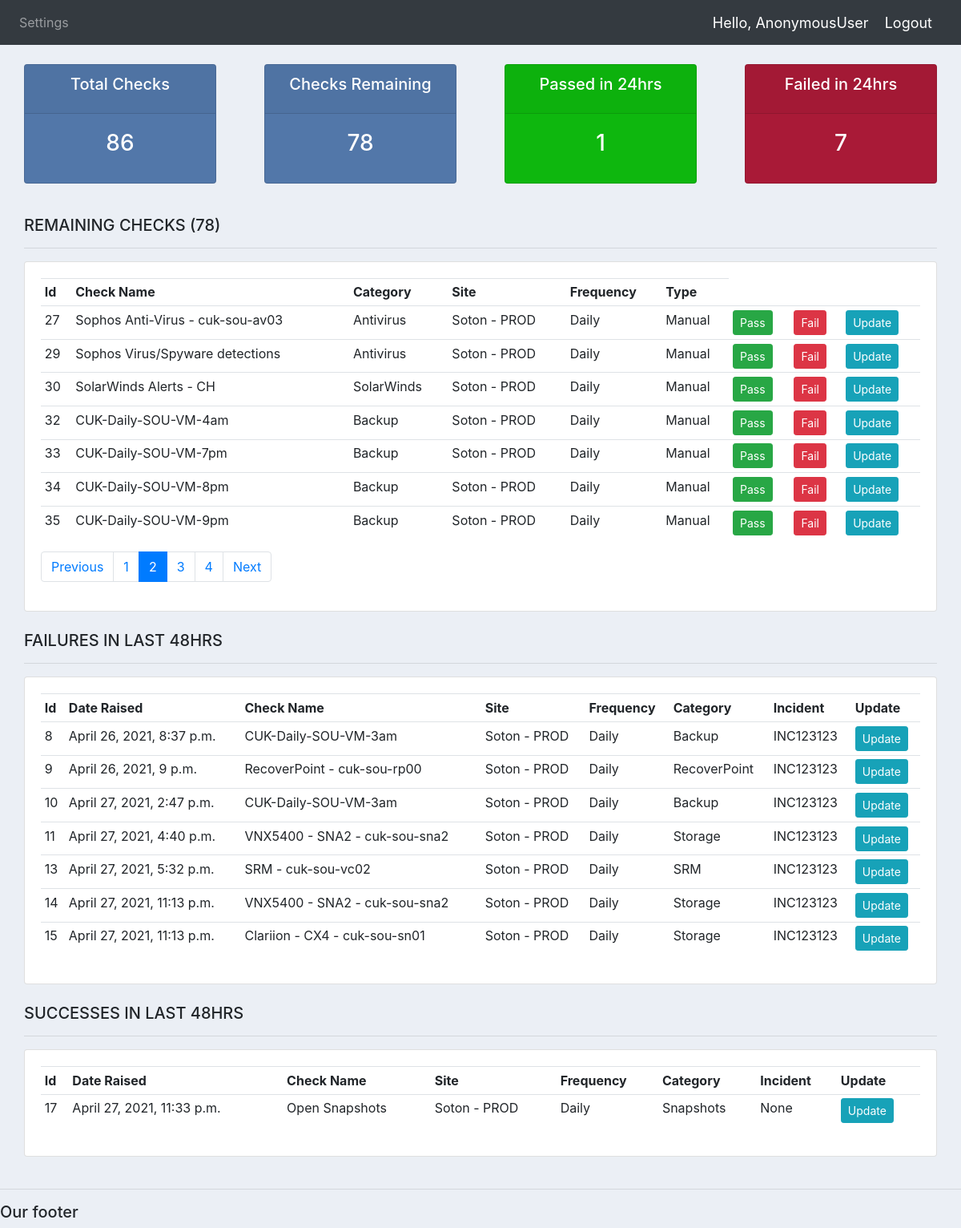
Screenshot of /?page=2 with the database file from the repository.
### main/models.py (models this page shows, shortened)
class Check(models.Model):
    FREQUENCY = (
        ('Daily', 'Daily'),
        ('Weekly', 'Weekly'),
        ('Monthly', 'Monthly'),
    )
    AUTO = (
        ('Manual', 'Manual'),
        ('Email', 'Email'),
        ('Automated', 'Automated'),
    )
    name = models.CharField(max_length=200, null=True)
    check_frequency = models.CharField(max_length=200, null=True, choices=FREQUENCY, default='Daily')
    check_automation = models.CharField(max_length=200, null=True, choices=AUTO, default='Manual')
    category_id = models.ForeignKey(Category, null=True, on_delete=models.SET_NULL)
    site_id = models.ForeignKey(Site, null=True, on_delete=models.SET_NULL)
    team_id = models.ForeignKey(Team, null=True, on_delete=models.SET_NULL)
    tag_id = models.ManyToManyField(Tag)
    def __str__(self):
        return self.name

class Category(models.Model):
    name = models.CharField(max_length=200, null=True)
    def __str__(self):
        return self.name

class Site(models.Model):
    name = models.CharField(max_length=200, null=True)
    def __str__(self):
        return self.name

class Result(models.Model):
    RESULTSTATE = (
        ('Passed', 'Passed'),
        ('Failed', 'Failed'),
    )
    check_id = models.ForeignKey(Check, null=True, on_delete=models.SET_NULL)
    incident_id = models.ForeignKey(Incident, null=True, on_delete=models.SET_NULL)
    category_id = models.ForeignKey(Category, null=True, on_delete=models.SET_NULL)
    site_id = models.ForeignKey(Site, null=True, on_delete=models.SET_NULL)
    status = models.CharField(max_length=200, null=True, choices=RESULTSTATE)
    notes = models.CharField(max_length=500, null=True, default='null')
    date_time = models.DateTimeField(auto_now_add=True, null=True)

class Incident(models.Model):
    name = models.CharField(max_length=200, null=True, default='null')
    def __str__(self):
        return self.name

### main/views.py (the view)
# urls.py: 2. Add a URL to urlpatterns:  path('', views.home, name='home')
def home(request):
    checklist = Check.objects.all()
    total_checks = checklist.count()
    resultlist = Result.objects.all()
    totalfails = Result.objects.filter(status='Failed')
    totalfailscount = totalfails.count()
    totalpass = Result.objects.filter(status='Passed')
    totalpasscount = totalpass.count()
    remaining = Check.objects.exclude(result__status='Passed').exclude(result__status='Failed').order_by('site_id')
    remaining_list = remaining
    paginator = Paginator(remaining_list, 7)
    page_number = request.GET.get('page', 1)
    page = paginator.get_page(page_number)
    if page.has_next():
        next_url = f'?page={page.next_page_number()}'
    else:
        next_url = ''
    if page.has_previous():
        prev_url = f'?page={page.previous_page_number()}'
    else:
        prev_url = ''
    checks_remain_count = total_checks - (Check.objects.filter(result__status='Passed').count() + Check.objects.filter(
        result__status='Failed').count())
    category = Category.objects.all()
    context = {'total_checks': total_checks, 'checklist': checklist, 'resultlist': resultlist, 'totalpass': totalpass,
               'totalfails': totalfails,
               'totalfailscount': totalfailscount, 'totalpasscount': totalpasscount, 'category': category,
               'remaining': remaining, 'checks_remain_count': checks_remain_count, 'page': page,
               'next_page_url': next_url, 'prev_page_url': prev_url}
    return render(request, 'main/dashboard.html', context)

### main/templates/main/dashboard.html (shortened to what this page needs)
{%  extends 'main/main.html' %}
{% block content %}
{%  include 'main/status.html' %}
<br>
<div class="col-md-12">
<h5>REMAINING CHECKS ({{checks_remain_count}})</h5>
<hr>
    <div class="card card-body">
        <table class="table table-sm">
            <tr>
                <th>Id</th>
                <th>Check Name</th>
                <th>Category</th>
                <th>Site</th>
                <th>Frequency</th>
                <th>Type</th>
            </tr>
        {% for result in page.object_list %}
            <tr>
                <td>{{result.id}}</td>
                <td>{{result.name}}</td>
                <td>{{result.category_id}}</td>
                <td>{{result.site_id}}</td>
                <td>{{result.check_frequency}}</td>
                <td>{{result.check_automation}}</td>
                <td><a class="btn btn-sm btn-success" href="{% url 'result_create' %}">Pass</a></td>
                <td><a class="btn btn-sm btn-danger" href="{% url 'result_create' %}">Fail</a></td>
                <td><a class="btn btn-sm btn-info" href="{% url 'result_create' %}">Update</a></td>
            </tr>
        {% endfor %}
        </table>
        <nav aria-label="...">
            <ul class="pagination">
                <li class="page-item {% if not prev_page_url %} disabled {% endif %}">
                    <a class="page-link" href="{{ prev_page_url }}" tabindex="-1" aria-disabled="true">Previous</a>
                </li>
                {% for n in page.paginator.page_range %}
                        {% if page.number == n %}
                            <li class="page-item active">
                            <a class="page-link" href="?page={{ n }}">{{ n }}</a>
                        </li>
                        {% elif n > page.number|add:-3 and n < page.number|add:3 %}
                        <li class="page-item">
                            <a class="page-link" href="?page={{ n }}">{{ n }}</a>
                            </li>
                        {% endif %}
                {% endfor %}
                <li class="page-item {% if not next_page_url %} disabled {% endif %}">
                    <a class="page-link" href="{{ next_page_url }}">Next</a>
                </li>
            </ul>
        </nav>
    </div>
</div>
<br>
<div class="col-md-12">
<h5>FAILURES IN LAST 48HRS</h5>
<hr>
    <div class="card card-body">
        <table class="table table-sm">
            <tr>
                <th>Id</th>
                <th>Date Raised</th>
                <th>Check Name</th>
                <th>Site</th>
                <th>Frequency</th>
                <th>Category</th>
                <th>Incident</th>
                <th>Update</th>
            </tr>
        {% for result in totalfails %}
            <tr>
                <td>{{result.id}}</td>
                <td>{{result.date_time}}</td>
                <td>{{result.check_id}}</td>
                <td>{{result.check_id.site_id}}</td>
                <td>{{result.check_id.check_frequency}}</td>
                <td>{{result.check_id.category_id}}</td>
                <td>{{result.incident_id}}</td>
                <td><a class="btn btn-sm btn-info" href="{% url 'result_update' result.id %}">Update</a></td>
            </tr>
        {% endfor %}
        </table>
    </div>
</div>
    <br>
<div class="col-md-12">
<h5>SUCCESSES IN LAST 48HRS</h5>
<hr>
    <div class="card card-body">
        <table class="table table-sm">
            <tr>
                <th>Id</th>
                <th>Date Raised</th>
                <th>Check Name</th>
                <th>Site</th>
                <th>Frequency</th>
                <th>Category</th>
                <th>Incident</th>
                <th>Update</th>
            </tr>
        {% for result in totalpass %}
            <tr>
                <td>{{result.id}}</td>
                <td>{{result.date_time}}</td>
                <td>{{result.check_id}}</td>
                <td>{{result.check_id.site_id}}</td>
                <td>{{result.check_id.check_frequency}}</td>
                <td>{{result.check_id.category_id}}</td>
                <td>{{result.incident_id}}</td>
                <td><a class="btn btn-sm btn-info" href="{% url 'result_update' result.id %}">Update</a></td>
            </tr>
        {% endfor %}
        </table>
    </div>
</div>
<br>
{% endblock %}

### static/css/main.css (style rules this page uses)
body { background-color: #ebeff5; }

### rows the page displays
Check: id "27", name "Sophos Anti-Virus - cuk-sou-av03", category_id "Antivirus", site_id "Soton - PROD", check_frequency "Daily", check_automation "Manual"
Check: id "29", name "Sophos Virus/Spyware detections", category_id "Antivirus", site_id "Soton - PROD", check_frequency "Daily", check_automation "Manual"
Check: id "30", name "SolarWinds Alerts - CH", category_id "SolarWinds", site_id "Soton - PROD", check_frequency "Daily", check_automation "Manual"
Check: id "32", name "CUK-Daily-SOU-VM-4am", category_id "Backup", site_id "Soton - PROD", check_frequency "Daily", check_automation "Manual"
Check: id "33", name "CUK-Daily-SOU-VM-7pm", category_id "Backup", site_id "Soton - PROD", check_frequency "Daily", check_automation "Manual"
Check: id "34", name "CUK-Daily-SOU-VM-8pm", category_id "Backup", site_id "Soton - PROD", check_frequency "Daily", check_automation "Manual"
Check: id "35", name "CUK-Daily-SOU-VM-9pm", category_id "Backup", site_id "Soton - PROD", check_frequency "Daily", check_automation "Manual"
Result: id "8", date_time "April 26, 2021, 8:37 p.m.", check_id "CUK-Daily-SOU-VM-3am", check_id.site_id "Soton - PROD", check_id.check_frequency "Daily", check_id.category_id "Backup", incident_id "INC123123"
Result: id "9", date_time "April 26, 2021, 9 p.m.", check_id "RecoverPoint - cuk-sou-rp00", check_id.site_id "Soton - PROD", check_id.check_frequency "Daily", check_id.category_id "RecoverPoint", incident_id "INC123123"
Result: id "10", date_time "April 27, 2021, 2:47 p.m.", check_id "CUK-Daily-SOU-VM-3am", check_id.site_id "Soton - PROD", check_id.check_frequency "Daily", check_id.category_id "Backup", incident_id "INC123123"
Result: id "11", date_time "April 27, 2021, 4:40 p.m.", check_id "VNX5400 - SNA2 - cuk-sou-sna2", check_id.site_id "Soton - PROD", check_id.check_frequency "Daily", check_id.category_id "Storage", incident_id "INC123123"
Result: id "13", date_time "April 27, 2021, 5:32 p.m.", check_id "SRM - cuk-sou-vc02", check_id.site_id "Soton - PROD", check_id.check_frequency "Daily", check_id.category_id "SRM", incident_id "INC123123"
Result: id "14", date_time "April 27, 2021, 11:13 p.m.", check_id "VNX5400 - SNA2 - cuk-sou-sna2", check_id.site_id "Soton - PROD", check_id.check_frequency "Daily", check_id.category_id "Storage", incident_id "INC123123"
Result: id "15", date_time "April 27, 2021, 11:13 p.m.", check_id "Clariion - CX4 - cuk-sou-sn01", check_id.site_id "Soton - PROD", check_id.check_frequency "Daily", check_id.category_id "Storage", incident_id "INC123123"
Result: id "17", date_time "April 27, 2021, 11:33 p.m.", check_id "Open Snapshots", check_id.site_id "Soton - PROD", check_id.check_frequency "Daily", check_id.category_id "Snapshots", incident_id "None"

### other values shown
{{ request.user }} "AnonymousUser"
{{ total_checks }} "86"
{{ checks_remain_count }} "78"
{{ totalpasscount }} "1"
{{ totalfailscount }} "7"
{{ n }} "1" "3" "4"
{{ n }} "2"
